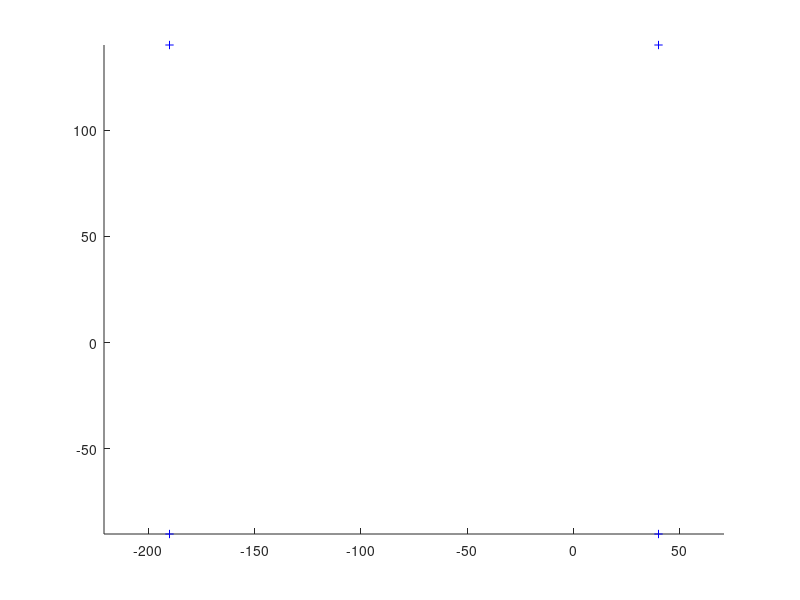

The MATLAB script that drew this image: (Note: this script raises an error after producing the figure.)
%% Extended kalman filter
function EKFSLAM
% Clear all
close all; clear all;
% Global variables (avoid extra copies)
global xVehicleTrue;
global LandFeatures;
global LaserSensorSettings;
global VisionSensorSettings; % for latter incorporation id possible
global xOdomLast;
global nSteps;
global UTrue;

% Setting of the sensors specs
LaserSensorSettings.Bearing =30; % Degrees
LaserSensorSettings.Range =100; % Meters
display(sprintf('=== Sensor Definitions ===  \n Max Range:  %d Meters\n Max Bearing: %d Degrees \n========================== \n',LaserSensorSettings.Range,LaserSensorSettings.Bearing));
display(' Paused!!! Press any Key!! ');
% pause;


% Length of the experiment
nSteps =900; % change to extend the lentgh of the simulation

% Size Map
WorldSize =500;

% Number of landfeatures to add to map
nLandFeatures =4;

% Make some spare for then
LandFeatures = zeros(2,1,nLandFeatures);

% Lets put the beacons at desired positions ( need to match the number
% defined)!!!! if nor some of then cannot be scanned!!
LandFeatures(:,:,1)=[40 -90]';
LandFeatures(:,:,2)=[40 140]';
LandFeatures(:,:,3)=[-190 140]';
LandFeatures(:,:,4)=[-190 -90]';

% Initial position of the vehicle
xVehicleTrue = [ 40 25 0]'; % start position (x, y, theta)

% Set the initial conditions of the filter
xEst =[xVehicleTrue]; % already an columm vector
PEst = diag([1 1 0.01]); % start with an medium covar ( Atention EKF need an good initialization)

% Make some space to save the Landmarks detected (arraylist (x,y)
MappedLandFeatures = NaN*zeros(nLandFeatures,2);


% Additive noise to be added at the observation
obsNoise = randn(2,1);

% Ok lets show where are our Landmarks located in the world
figure(1); hold on; grid off; axis equal;
plot(LandFeatures(1,:),LandFeatures(2,:),'b+');hold on;
set(gcf,'doublebuffer','on');
hLine = line([0,0],[0,0]);
set(hLine,'linestyle',':');
axis([ -WorldSize/2 WorldSize/2 -WorldSize/2 WorldSize/2]);
xlabel(' Initial Conditions and beacons at blue +');
display(sprintf('\n\n\n Showing initial Location \n Press any key to procced\n'));
% pause;

% Standart deviation errors added to control
UTrue = diag([0.01,0.01,1.5*pi/180]).^2;

% Standard deviation errors regarding observation
RTrue = diag([1.1,5*pi/180]).^2;


% Aditive factor for control estimation and noise
UEst = 2.0*UTrue;
REst = 2.0*RTrue;

ekf_acc=[];
DoM_acc_noise=[];
S_noise={};
% load('DeltaS.mat');

load('TrainOutputs');
nR_max=1.01;
nR_min=0.99;
nR=TrainOutputs;

nR_acc=[];
CtrlNoiseAcc={};
ObsNoiseAcc={};
count=0;
% All Setup and ready to go
% Extract first odometry for predict
CtrlNoise = randn(3,1); % some random control noise to be added ( note change to gaussian)
xOdomLast = GetOdometry(CtrlNoise);

for k = 1:nSteps
    
    % get robot Control and simulate the movement
    CtrlNoise = randn(3,1); % some random control noise to be added
    CtrlNoiseAcc{1,k}=CtrlNoise;
%     CtrlNoise = zeros(3,1); % some random control noise to be added
    SimulateMovement(CtrlNoise);
    
    xOdomNow = GetOdometry(CtrlNoise); % Get the odometry values c
    u = tcomp(tinv(xOdomLast),xOdomNow); % figure out control 
    xOdomLast = xOdomNow; % refhesh odometry vector
    
    % extract the two compoments of the estimation ( Vehicle and
    % landfeatures
    % get vehicle estimation
    xVehicle = xEst(1:3); % estimated only the part for the vehicle
    % get landferatures estimation
    xMap = xEst(4:end); % Landfeatures estimation are the rest ones
 
    
    %do prediction (the following is simply the result of multiplying 
    %out block form of jacobians)     
    xVehiclePred = tcomp(xVehicle,u); % estimation is regarding current and control vector
    ekf_acc=[ekf_acc xVehiclePred];
    % covariance for vehicle
    %J2 is just an simple rotation matrix over x
    % just need to change to the cnematic model and speeds
    
    % Change this!!!
    PPredvv = J1(xVehicle,u)* PEst(1:3,1:3) *J1(xVehicle,u)' + J2(xVehicle,u)* UEst * J2(xVehicle,u)';
    % vehicle/ landmarks,
    PPredvm = J1(xVehicle,u)*PEst(1:3,4:end);
    % For the rest just extract (landfeatures
    PPredmm = PEst(4:end,4:end);
    
    % agregates robot prediction and beacons
    xPred = [xVehiclePred;xMap];
%     % Compose the covariance matrix
%          Ppred = |Pvv Pvm
%                  |Pvm' Pmm
    PPred = [PPredvv PPredvm;
        PPredvm' PPredmm];
       

    % Get the observation (passing noise to be added and Noise true
    ObsNoise =randn(2,1);
    ObsNoiseAcc{k}=ObsNoise;
    [z,iFeature] = GetObservation(ObsNoise,RTrue);
      
     if(~isempty(z)) % if i get an valid observation
        %have we seen this feature before?
        % need to change here ( see Validation gate White)
        if( ~isnan(MappedLandFeatures(iFeature,1)))
            
            %predict observation: find out where it is in state vector
            FeatureIndex = MappedLandFeatures(iFeature,1);
            % Extract feature values in state vector
            xFeature = xPred(FeatureIndex:FeatureIndex+1);
            
            % predict the observation
            zPred = DoObservationModel(xVehicle,xFeature);
            
            % get observation Jacobians
            [jHxv,jHxf] = GetObsJacs(xVehicle,xFeature);
            
            % fill in state jacobian
            jH = zeros(2,length(xEst));
            jH(:,FeatureIndex:FeatureIndex+1) = jHxf;
            jH(:,1:3) = jHxv;
            
            %do Kalman update:
            % check for inovation (here we can use the validation gate
            Innov = z-zPred;
            % angles have always to be checked only betwewn 0 an 2Pi
            Innov(2) = AngleWrapping(Innov(2));
%             nR = (nR_max-nR_min).*rand(1,1) + nR_min;
%             nR_acc=[nR_acc nR];
            count=count+1;
            S = jH*PPred*jH'+ nR(count).*REst;
%             S = jH*PPred*jH'+REst;
%             S_noise(:,k)={S};
            %% scale factor function
            % actual innovation value
            C=Innov*Innov';
            %% adding function for fuzzy
            pre_the=S;
            [d,~]=size(S);
            mis_matr=sum(diag(pre_the))-sum(diag(C))/d; %diagonal value of matrix S           
%             alp_cof=mis/d;
            DoM_acc_noise=[DoM_acc_noise mis_matr];
            %% end
            
            W = PPred*jH'*inv(S); 
            xEst = xPred+ W*Innov;
            
            PEst = PPred-W*S*W';
            
            %ensure P remains symmetric
            PEst = 0.5*(PEst+PEst');
        else
            % this is a new feature
            
            % extract length of the current tracking landmarks
            nStates = length(xEst); 
            
            % Compute the x,y position of the landmark x,y robot plus
            % Xxvehicle +distance*cos(angle + Xthvehicle)
            % Xyvehicle + distance* sin(angle + Xthvehicle)
            xFeature = xVehicle(1:2)+ [z(1)*cos(z(2)+xVehicle(3));z(1)*sin(z(2)+xVehicle(3))];
            xEst = [xEst;xFeature]; %add to state vector estimated
            % compute jacobians regaing feature and observation 
            [jGxv, jGz] = GetNewFeatureJacs(xVehicle,z); 
            
            % M=| 1 0 0  0 0
            %   | 0 1 0  0 0
            %   | 0 0 1  0 0
            %   -------------
            %   |
            
            M = [eye(nStates), zeros(nStates,2);% no use jacobian w.r.t vehicle
                jGxv zeros(2,nStates-3)  , jGz];
            
            PEst = M*blkdiag(PEst,REst)*M';
            
            %remember this feature as being mapped we store its ID and position in the state vector
            MappedLandFeatures(iFeature,:) = [length(xEst)-1, length(xEst)];
            
        end;
     else
        % notinng new found lets procced refreshing the values for next run
        xEst = xPred;
        PESt = PPred;
    end;
    
    
    % at all interactions
    
    % Plot the veicule shape LOL
        figure(1);
        a = axis;
        clf;
        axis(a);hold on;
        n  = length(xEst); % get the total state and vector also
        % only the landmarks
        nF = (n-3)/2;
        
        % Draw vehicle and its eliipse only the 3 first are the vehicle
%         % state   P = |v v v|-----
%                       |v v v|-----
%                       |v v v|-----
%                       ------------
        DoVehicleGraphics(xEst(1:3),PEst(1:3,1:3),3,[0 1]);
        
        % if we get an valid observation plot is values
        if(~isnan(z))
            % Plot the line to beacon
            h = line([xEst(1),xFeature(1)],[xEst(2),xFeature(2)]);
            set(h,'linestyle',':');
            %make some visible information
            legend( sprintf('Range: %3.2fm; Angle: %3.2f: °  ',z(1),(z(2)-pi/2)*180/pi));
            
        end;
        % For all plot the covariance elipse of each state fr the landmark
        for(i = 1:nF)
            iF = 3+2*i-1; 
            plot(xEst(iF),xEst(iF+1),'b*');            
            PlotEllipse(xEst(iF:iF+1),PEst(iF:iF+1,iF:iF+1),3);
        end;    
        plot(ekf_acc(1,:),ekf_acc(2,:),'r--');
%         if ~isempty(DoM_acc_noise)
%             figure(2);
%             axis auto;
%             plot(DoM_acc_noise(1,:),'r--');hold on;
%             plot(nR_acc(1,:),'b.-');hold on;
%         end
        drawnow;  
end
% save('ekf_root.mat','ekf_acc');
% save('DoM_acc_noise.mat','DoM_acc_noise');
% save('nR_acc.mat','nR_acc');
end












